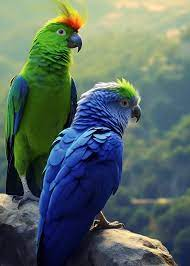
#> input picture birds.jpeg, 190 x 266 px
$ python picture.py
#> lines starting #> are read from the running program, lines starting #| are printed output that depends on the picture
import os
from PIL import Image

size = (100, 100)

infile = 'birds.jpeg'
outfile = os.path.join(os.path.dirname(__file__), 'small.jpeg')
if infile != outfile:
    try:
        im = Image.open(infile)
#> im is the input picture: PIL image 190x266 RGB; mean R, G, B 88.1, 106.1, 100
        im.thumbnail(size, Image.LANCZOS)
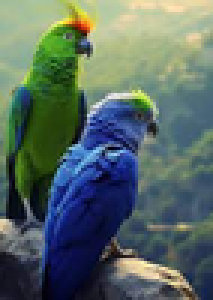
#> im: PIL image 71x100 RGB (shown 3 times larger); mean R, G, B 88.1, 106.1, 100
        im.save(outfile, "JPEG")
    except IOError:
        print("Cannot create thumbnail for '%s'" % infile)
        outfile = 'small_' + os.path.basename(infile)
    if infile != outfile:
        try:
            im = Image.open(infile)
            im.thumbnail(size, Image.LANCZOS)
            im.save(outfile, "JPEG")
        except IOError:
            print("Cannot create thumbnail for '%s'" % infile)

$ run again, with rabbit.jpeg copied over birds.jpeg
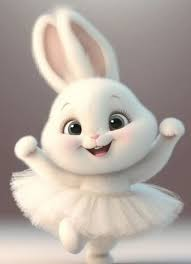
#> input picture rabbit.jpeg, 191 x 264 px
#> im is the input picture: PIL image 191x264 RGB; mean R, G, B 182.5, 172.7, 165
#> `im.thumbnail(size, Image.LANCZOS)`:
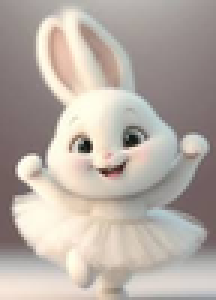
#> im: PIL image 72x100 RGB (shown 3 times larger); mean R, G, B 182.5, 172.7, 165

$ run again, with p1.png saved as birds.jpeg
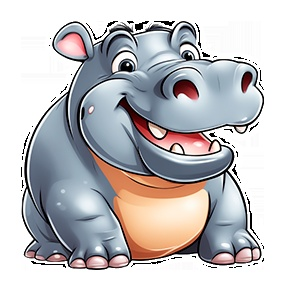
#> input picture p1.png, 288 x 288 px
#> im is the input picture: PIL image 288x288 RGB; mean R, G, B 193.8, 192, 194.3
#> `im.thumbnail(size, Image.LANCZOS)`:
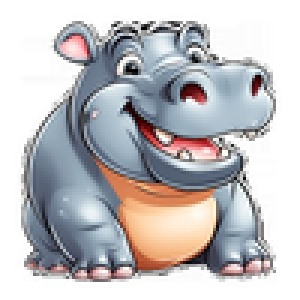
#> im: PIL image 100x100 RGB (shown 3 times larger); mean R, G, B 193.4, 191.7, 193.9
